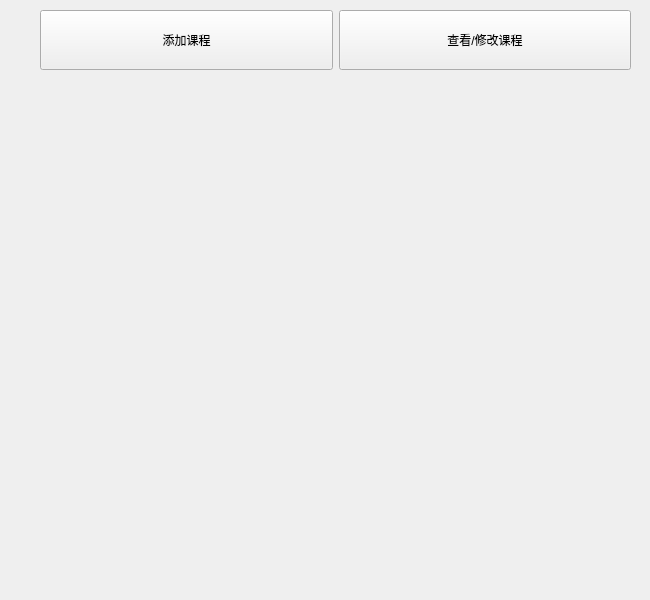
<?xml version="1.0" encoding="UTF-8"?>
<ui version="4.0">
 <class>courseManage</class>
 <widget class="QWidget" name="courseManage">
  <property name="geometry">
   <rect>
    <x>0</x>
    <y>0</y>
    <width>650</width>
    <height>600</height>
   </rect>
  </property>
  <property name="windowTitle">
   <string>Form</string>
  </property>
  <widget class="QWidget" name="gridLayoutWidget">
   <property name="geometry">
    <rect>
     <x>40</x>
     <y>0</y>
     <width>591</width>
     <height>81</height>
    </rect>
   </property>
   <layout class="QGridLayout" name="gridLayout">
    <item row="0" column="1">
     <widget class="QPushButton" name="pushButton_3">
      <property name="minimumSize">
       <size>
        <width>130</width>
        <height>60</height>
       </size>
      </property>
      <property name="text">
       <string>查看/修改课程</string>
      </property>
     </widget>
    </item>
    <item row="0" column="0">
     <widget class="QPushButton" name="pushButton">
      <property name="minimumSize">
       <size>
        <width>130</width>
        <height>60</height>
       </size>
      </property>
      <property name="text">
       <string>添加课程</string>
      </property>
     </widget>
    </item>
   </layout>
  </widget>
  <widget class="QStackedWidget" name="stackedWidget">
   <property name="geometry">
    <rect>
     <x>0</x>
     <y>90</y>
     <width>650</width>
     <height>500</height>
    </rect>
   </property>
   <property name="currentIndex">
    <number>-1</number>
   </property>
  </widget>
 </widget>
 <resources/>
 <connections/>
</ui>
